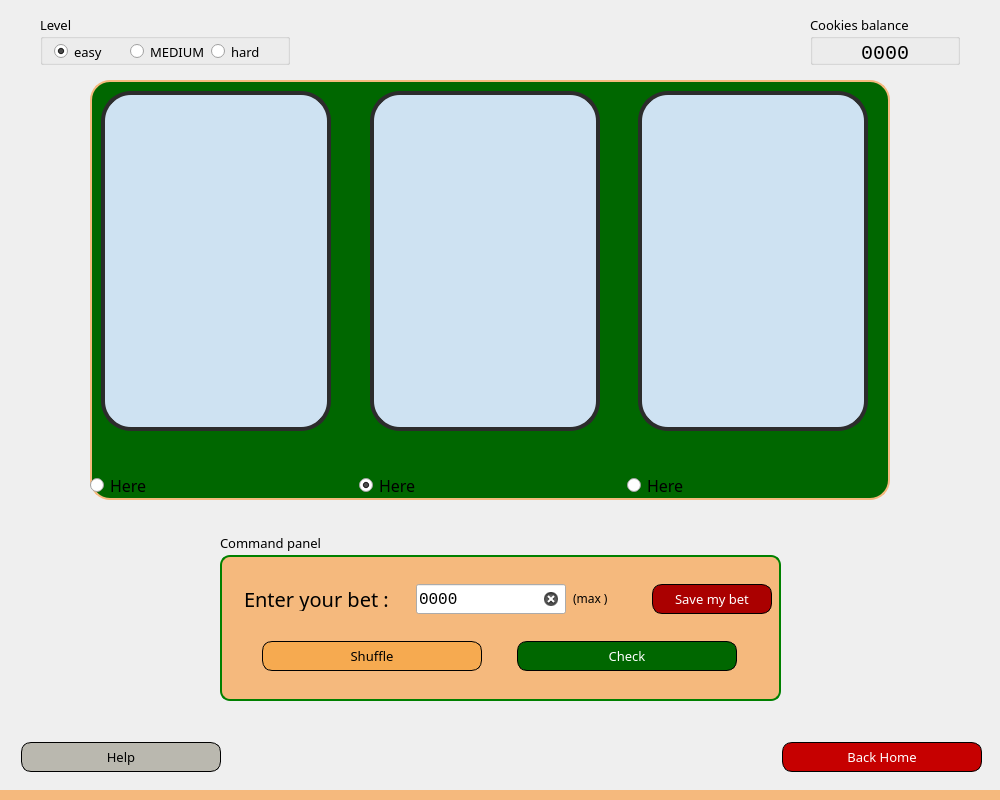
<?xml version="1.0" encoding="UTF-8"?>
<ui version="4.0">
 <class>FindTheCookie</class>
 <widget class="QDialog" name="FindTheCookie">
  <property name="geometry">
   <rect>
    <x>0</x>
    <y>0</y>
    <width>1000</width>
    <height>800</height>
   </rect>
  </property>
  <property name="windowTitle">
   <string>Dialog</string>
  </property>
  <widget class="QWidget" name="widget" native="true">
   <property name="geometry">
    <rect>
     <x>90</x>
     <y>80</y>
     <width>800</width>
     <height>420</height>
    </rect>
   </property>
   <property name="minimumSize">
    <size>
     <width>800</width>
     <height>420</height>
    </size>
   </property>
   <property name="maximumSize">
    <size>
     <width>800</width>
     <height>420</height>
    </size>
   </property>
   <property name="styleSheet">
    <string notr="true">QWidget#widget{
	background:rgb(0, 103, 0);
	border: 2px solid  rgb(245, 185, 125);
	border-radius: 20px;
}
</string>
   </property>
   <layout class="QVBoxLayout" name="verticalLayout_2">
    <item>
     <layout class="QGridLayout" name="gridLayout">
      <property name="sizeConstraint">
       <enum>QLayout::SetMaximumSize</enum>
      </property>
      <item row="0" column="0">
       <widget class="QWidget" name="W_cookie_crumbs_1" native="true">
        <property name="styleSheet">
         <string notr="true"/>
        </property>
        <widget class="QLabel" name="L_PX_cookie_crumbs_1">
         <property name="geometry">
          <rect>
           <x>11</x>
           <y>11</y>
           <width>230</width>
           <height>340</height>
          </rect>
         </property>
         <property name="minimumSize">
          <size>
           <width>230</width>
           <height>340</height>
          </size>
         </property>
         <property name="maximumSize">
          <size>
           <width>230</width>
           <height>340</height>
          </size>
         </property>
         <property name="styleSheet">
          <string notr="true">QLabel{
	border: 4px solid rgb(44, 44, 44);
	border-radius : 30px;
    background : rgb(206, 226, 242);
}
</string>
         </property>
         <property name="text">
          <string/>
         </property>
         <property name="pixmap">
          <pixmap resource="images.qrc">:/images/images/cookie_crumbs.png</pixmap>
         </property>
         <property name="alignment">
          <set>Qt::AlignCenter</set>
         </property>
        </widget>
       </widget>
      </item>
      <item row="1" column="0">
       <widget class="QRadioButton" name="RB_pos1">
        <property name="font">
         <font>
          <family>Javatages</family>
          <pointsize>12</pointsize>
         </font>
        </property>
        <property name="cursor">
         <cursorShape>PointingHandCursor</cursorShape>
        </property>
        <property name="text">
         <string>Here</string>
        </property>
        <property name="icon">
         <iconset>
          <normalon>:/images/images/search.png</normalon>
         </iconset>
        </property>
        <property name="checked">
         <bool>false</bool>
        </property>
       </widget>
      </item>
      <item row="1" column="1">
       <widget class="QRadioButton" name="RB_pos2">
        <property name="font">
         <font>
          <family>Javatages</family>
          <pointsize>12</pointsize>
         </font>
        </property>
        <property name="cursor">
         <cursorShape>PointingHandCursor</cursorShape>
        </property>
        <property name="text">
         <string>Here</string>
        </property>
        <property name="icon">
         <iconset>
          <normalon>:/images/images/search.png</normalon>
         </iconset>
        </property>
        <property name="checked">
         <bool>true</bool>
        </property>
       </widget>
      </item>
      <item row="1" column="2">
       <widget class="QRadioButton" name="RB_pos3">
        <property name="font">
         <font>
          <family>Javatages</family>
          <pointsize>12</pointsize>
         </font>
        </property>
        <property name="cursor">
         <cursorShape>PointingHandCursor</cursorShape>
        </property>
        <property name="text">
         <string>Here</string>
        </property>
        <property name="icon">
         <iconset>
          <normalon>:/images/images/search.png</normalon>
         </iconset>
        </property>
       </widget>
      </item>
      <item row="0" column="1">
       <widget class="QWidget" name="W_cookie" native="true">
        <property name="styleSheet">
         <string notr="true"/>
        </property>
        <widget class="QLabel" name="L_PX_cookie">
         <property name="geometry">
          <rect>
           <x>11</x>
           <y>11</y>
           <width>230</width>
           <height>340</height>
          </rect>
         </property>
         <property name="minimumSize">
          <size>
           <width>230</width>
           <height>340</height>
          </size>
         </property>
         <property name="maximumSize">
          <size>
           <width>230</width>
           <height>340</height>
          </size>
         </property>
         <property name="styleSheet">
          <string notr="true">QLabel{
    border: 4px solid rgb(44, 44, 44);
	border-radius : 30px;
    background : rgb(206, 226, 242);
}</string>
         </property>
         <property name="text">
          <string/>
         </property>
         <property name="pixmap">
          <pixmap resource="images.qrc">:/images/images/cookie_game_ftc.png</pixmap>
         </property>
         <property name="scaledContents">
          <bool>false</bool>
         </property>
         <property name="alignment">
          <set>Qt::AlignCenter</set>
         </property>
        </widget>
       </widget>
      </item>
      <item row="0" column="2">
       <widget class="QWidget" name="W_cookie_crumbs_2" native="true">
        <property name="styleSheet">
         <string notr="true"/>
        </property>
        <widget class="QLabel" name="L_PX_cookie_crumbs_2">
         <property name="geometry">
          <rect>
           <x>11</x>
           <y>11</y>
           <width>230</width>
           <height>340</height>
          </rect>
         </property>
         <property name="minimumSize">
          <size>
           <width>230</width>
           <height>340</height>
          </size>
         </property>
         <property name="maximumSize">
          <size>
           <width>230</width>
           <height>340</height>
          </size>
         </property>
         <property name="styleSheet">
          <string notr="true">QLabel{
    border: 4px solid rgb(44, 44, 44);
	border-radius : 30px;
    background : rgb(206, 226, 242);
}
</string>
         </property>
         <property name="text">
          <string/>
         </property>
         <property name="pixmap">
          <pixmap resource="images.qrc">:/images/images/cookie_crumbs.png</pixmap>
         </property>
         <property name="alignment">
          <set>Qt::AlignCenter</set>
         </property>
        </widget>
       </widget>
      </item>
     </layout>
    </item>
   </layout>
  </widget>
  <widget class="QWidget" name="horizontalLayoutWidget">
   <property name="geometry">
    <rect>
     <x>21</x>
     <y>737</y>
     <width>961</width>
     <height>41</height>
    </rect>
   </property>
   <layout class="QHBoxLayout" name="horizontalLayout">
    <item>
     <widget class="QPushButton" name="PB_help_FTC">
      <property name="minimumSize">
       <size>
        <width>200</width>
        <height>30</height>
       </size>
      </property>
      <property name="maximumSize">
       <size>
        <width>200</width>
        <height>30</height>
       </size>
      </property>
      <property name="font">
       <font>
        <family>American Signs</family>
        <pointsize>10</pointsize>
       </font>
      </property>
      <property name="cursor">
       <cursorShape>PointingHandCursor</cursorShape>
      </property>
      <property name="styleSheet">
       <string notr="true">QPushButton{
border: 1px solid black;
background : rgb(186, 184, 175);
border-radius: 10px;
}

QPushButton::hover{
background : rgb(216, 214, 203);
}</string>
      </property>
      <property name="text">
       <string>Help</string>
      </property>
     </widget>
    </item>
    <item>
     <spacer name="horizontalSpacer">
      <property name="orientation">
       <enum>Qt::Horizontal</enum>
      </property>
      <property name="sizeHint" stdset="0">
       <size>
        <width>40</width>
        <height>20</height>
       </size>
      </property>
     </spacer>
    </item>
    <item>
     <widget class="QPushButton" name="PB_return_home_FTC">
      <property name="enabled">
       <bool>true</bool>
      </property>
      <property name="minimumSize">
       <size>
        <width>200</width>
        <height>30</height>
       </size>
      </property>
      <property name="maximumSize">
       <size>
        <width>200</width>
        <height>30</height>
       </size>
      </property>
      <property name="font">
       <font>
        <family>American Signs</family>
        <pointsize>10</pointsize>
       </font>
      </property>
      <property name="cursor">
       <cursorShape>PointingHandCursor</cursorShape>
      </property>
      <property name="styleSheet">
       <string notr="true">QPushButton{
background : rgb(198, 0, 0);
color: white;
border:1px solid blaxk;
border-radius : 10px;
}

QPushButton::hover{
background : rgb(230, 0, 0);
}</string>
      </property>
      <property name="text">
       <string>Back Home</string>
      </property>
     </widget>
    </item>
   </layout>
  </widget>
  <widget class="QLabel" name="L_PX_search_FTC">
   <property name="geometry">
    <rect>
     <x>860</x>
     <y>450</y>
     <width>71</width>
     <height>71</height>
    </rect>
   </property>
   <property name="text">
    <string/>
   </property>
   <property name="pixmap">
    <pixmap resource="images.qrc">:/images/images/search.png</pixmap>
   </property>
   <property name="scaledContents">
    <bool>true</bool>
   </property>
  </widget>
  <widget class="QWidget" name="layoutWidget">
   <property name="geometry">
    <rect>
     <x>170</x>
     <y>530</y>
     <width>661</width>
     <height>221</height>
    </rect>
   </property>
   <layout class="QVBoxLayout" name="verticalLayout_4">
    <property name="spacing">
     <number>0</number>
    </property>
    <property name="leftMargin">
     <number>50</number>
    </property>
    <property name="rightMargin">
     <number>50</number>
    </property>
    <property name="bottomMargin">
     <number>50</number>
    </property>
    <item>
     <widget class="QLabel" name="L_command_panel_FTC">
      <property name="minimumSize">
       <size>
        <width>150</width>
        <height>25</height>
       </size>
      </property>
      <property name="maximumSize">
       <size>
        <width>150</width>
        <height>25</height>
       </size>
      </property>
      <property name="font">
       <font>
        <family>American Signs</family>
        <pointsize>10</pointsize>
       </font>
      </property>
      <property name="text">
       <string>Command panel</string>
      </property>
      <property name="margin">
       <number>0</number>
      </property>
     </widget>
    </item>
    <item>
     <widget class="QWidget" name="W_command_game_FTC" native="true">
      <property name="styleSheet">
       <string notr="true">QWidget#W_command_game_FTC{
background: rgb(245, 185, 125);
border: 2px solid green;
border-radius: 10px;
}</string>
      </property>
      <layout class="QVBoxLayout" name="verticalLayout">
       <property name="spacing">
        <number>7</number>
       </property>
       <item>
        <layout class="QHBoxLayout" name="horizontalLayout_5">
         <item>
          <widget class="QLabel" name="L_enter_bet">
           <property name="minimumSize">
            <size>
             <width>180</width>
             <height>25</height>
            </size>
           </property>
           <property name="maximumSize">
            <size>
             <width>180</width>
             <height>25</height>
            </size>
           </property>
           <property name="font">
            <font>
             <family>Javatages</family>
             <pointsize>15</pointsize>
            </font>
           </property>
           <property name="text">
            <string>Enter your bet : </string>
           </property>
           <property name="alignment">
            <set>Qt::AlignCenter</set>
           </property>
          </widget>
         </item>
         <item>
          <widget class="QLineEdit" name="LE_enter_bet">
           <property name="minimumSize">
            <size>
             <width>140</width>
             <height>30</height>
            </size>
           </property>
           <property name="maximumSize">
            <size>
             <width>150</width>
             <height>30</height>
            </size>
           </property>
           <property name="font">
            <font>
             <family>Consolas</family>
             <pointsize>12</pointsize>
            </font>
           </property>
           <property name="text">
            <string>0000</string>
           </property>
           <property name="maxLength">
            <number>4</number>
           </property>
           <property name="readOnly">
            <bool>false</bool>
           </property>
           <property name="clearButtonEnabled">
            <bool>true</bool>
           </property>
          </widget>
         </item>
         <item>
          <widget class="QLabel" name="L_max_bet">
           <property name="maximumSize">
            <size>
             <width>100</width>
             <height>25</height>
            </size>
           </property>
           <property name="font">
            <font>
             <family>Javatages</family>
             <pointsize>9</pointsize>
            </font>
           </property>
           <property name="text">
            <string>(max )</string>
           </property>
          </widget>
         </item>
         <item>
          <widget class="QPushButton" name="PB_save_bet">
           <property name="minimumSize">
            <size>
             <width>120</width>
             <height>30</height>
            </size>
           </property>
           <property name="maximumSize">
            <size>
             <width>120</width>
             <height>30</height>
            </size>
           </property>
           <property name="font">
            <font>
             <family>American Signs</family>
             <pointsize>10</pointsize>
            </font>
           </property>
           <property name="cursor">
            <cursorShape>PointingHandCursor</cursorShape>
           </property>
           <property name="styleSheet">
            <string notr="true">QPushButton{
border : 1px solid black;
border-radius : 10px;
background : rgb(170, 0, 0);
color: white;
}

QPushButton::hover{
background : rgb(148, 0, 0)
}</string>
           </property>
           <property name="text">
            <string>Save my bet</string>
           </property>
          </widget>
         </item>
        </layout>
       </item>
       <item>
        <layout class="QHBoxLayout" name="horizontalLayout_4">
         <property name="leftMargin">
          <number>5</number>
         </property>
         <property name="rightMargin">
          <number>5</number>
         </property>
         <item>
          <widget class="QPushButton" name="PB_shuffle">
           <property name="minimumSize">
            <size>
             <width>220</width>
             <height>30</height>
            </size>
           </property>
           <property name="maximumSize">
            <size>
             <width>220</width>
             <height>30</height>
            </size>
           </property>
           <property name="font">
            <font>
             <family>American Signs</family>
             <pointsize>10</pointsize>
            </font>
           </property>
           <property name="cursor">
            <cursorShape>PointingHandCursor</cursorShape>
           </property>
           <property name="styleSheet">
            <string notr="true">QPushButton{
background :  rgb(246, 170, 80);
border:1px solid black;
border-radius : 10px;
color:black;
}

QPushButton::hover
{
background  : rgb(253, 253, 0);
}
</string>
           </property>
           <property name="text">
            <string>Shuffle</string>
           </property>
          </widget>
         </item>
         <item>
          <widget class="QPushButton" name="PB_check">
           <property name="minimumSize">
            <size>
             <width>220</width>
             <height>30</height>
            </size>
           </property>
           <property name="maximumSize">
            <size>
             <width>220</width>
             <height>30</height>
            </size>
           </property>
           <property name="font">
            <font>
             <family>American Signs</family>
             <pointsize>10</pointsize>
            </font>
           </property>
           <property name="cursor">
            <cursorShape>PointingHandCursor</cursorShape>
           </property>
           <property name="styleSheet">
            <string notr="true">QPushButton{
background : rgb(0, 103, 0);
color: white;
border:1px solid black;
border-radius : 10px;
}

QPushButton::hover{
background : rgb(0, 71, 0);
}</string>
           </property>
           <property name="text">
            <string>Check</string>
           </property>
          </widget>
         </item>
        </layout>
       </item>
      </layout>
     </widget>
    </item>
   </layout>
  </widget>
  <widget class="QWidget" name="layoutWidget">
   <property name="geometry">
    <rect>
     <x>10</x>
     <y>10</y>
     <width>981</width>
     <height>61</height>
    </rect>
   </property>
   <layout class="QHBoxLayout" name="horizontalLayout_3">
    <property name="spacing">
     <number>0</number>
    </property>
    <item>
     <spacer name="horizontalSpacer_3">
      <property name="orientation">
       <enum>Qt::Horizontal</enum>
      </property>
      <property name="sizeType">
       <enum>QSizePolicy::Fixed</enum>
      </property>
      <property name="sizeHint" stdset="0">
       <size>
        <width>10</width>
        <height>20</height>
       </size>
      </property>
     </spacer>
    </item>
    <item>
     <widget class="QGroupBox" name="groupBox_2">
      <property name="maximumSize">
       <size>
        <width>250</width>
        <height>50</height>
       </size>
      </property>
      <property name="sizeIncrement">
       <size>
        <width>150</width>
        <height>50</height>
       </size>
      </property>
      <property name="font">
       <font>
        <family>American Signs</family>
        <pointsize>10</pointsize>
       </font>
      </property>
      <property name="title">
       <string>Level</string>
      </property>
      <layout class="QVBoxLayout" name="verticalLayout_5">
       <property name="spacing">
        <number>0</number>
       </property>
       <property name="leftMargin">
        <number>0</number>
       </property>
       <property name="topMargin">
        <number>0</number>
       </property>
       <property name="rightMargin">
        <number>0</number>
       </property>
       <property name="bottomMargin">
        <number>0</number>
       </property>
       <item>
        <layout class="QHBoxLayout" name="horizontalLayout_2">
         <property name="spacing">
          <number>0</number>
         </property>
         <property name="leftMargin">
          <number>10</number>
         </property>
         <item>
          <widget class="QRadioButton" name="RB_level_easy">
           <property name="minimumSize">
            <size>
             <width>75</width>
             <height>25</height>
            </size>
           </property>
           <property name="maximumSize">
            <size>
             <width>75</width>
             <height>25</height>
            </size>
           </property>
           <property name="font">
            <font>
             <family>Javatages</family>
             <pointsize>10</pointsize>
            </font>
           </property>
           <property name="cursor">
            <cursorShape>PointingHandCursor</cursorShape>
           </property>
           <property name="text">
            <string>easy</string>
           </property>
           <property name="checked">
            <bool>true</bool>
           </property>
          </widget>
         </item>
         <item>
          <widget class="QRadioButton" name="RB_level_medium">
           <property name="minimumSize">
            <size>
             <width>80</width>
             <height>25</height>
            </size>
           </property>
           <property name="maximumSize">
            <size>
             <width>80</width>
             <height>25</height>
            </size>
           </property>
           <property name="font">
            <font>
             <family>Javatages</family>
             <pointsize>10</pointsize>
            </font>
           </property>
           <property name="cursor">
            <cursorShape>PointingHandCursor</cursorShape>
           </property>
           <property name="text">
            <string>MEDIUM</string>
           </property>
          </widget>
         </item>
         <item>
          <widget class="QRadioButton" name="RB_level_hard">
           <property name="minimumSize">
            <size>
             <width>75</width>
             <height>25</height>
            </size>
           </property>
           <property name="maximumSize">
            <size>
             <width>75</width>
             <height>25</height>
            </size>
           </property>
           <property name="font">
            <font>
             <family>Javatages</family>
             <pointsize>10</pointsize>
            </font>
           </property>
           <property name="cursor">
            <cursorShape>PointingHandCursor</cursorShape>
           </property>
           <property name="text">
            <string>hard</string>
           </property>
          </widget>
         </item>
        </layout>
       </item>
      </layout>
     </widget>
    </item>
    <item>
     <spacer name="horizontalSpacer_2">
      <property name="orientation">
       <enum>Qt::Horizontal</enum>
      </property>
      <property name="sizeType">
       <enum>QSizePolicy::Fixed</enum>
      </property>
      <property name="sizeHint" stdset="0">
       <size>
        <width>500</width>
        <height>20</height>
       </size>
      </property>
     </spacer>
    </item>
    <item>
     <widget class="QGroupBox" name="groupBox">
      <property name="minimumSize">
       <size>
        <width>150</width>
        <height>50</height>
       </size>
      </property>
      <property name="maximumSize">
       <size>
        <width>150</width>
        <height>50</height>
       </size>
      </property>
      <property name="font">
       <font>
        <family>American Signs</family>
        <pointsize>10</pointsize>
       </font>
      </property>
      <property name="title">
       <string>Cookies balance</string>
      </property>
      <layout class="QVBoxLayout" name="verticalLayout_3">
       <property name="leftMargin">
        <number>2</number>
       </property>
       <property name="topMargin">
        <number>2</number>
       </property>
       <property name="rightMargin">
        <number>2</number>
       </property>
       <property name="bottomMargin">
        <number>2</number>
       </property>
       <item>
        <widget class="QLabel" name="L_cookie_balance_FTC">
         <property name="minimumSize">
          <size>
           <width>0</width>
           <height>25</height>
          </size>
         </property>
         <property name="maximumSize">
          <size>
           <width>16777215</width>
           <height>25</height>
          </size>
         </property>
         <property name="font">
          <font>
           <family>Consolas</family>
           <pointsize>15</pointsize>
          </font>
         </property>
         <property name="text">
          <string>0000</string>
         </property>
         <property name="alignment">
          <set>Qt::AlignCenter</set>
         </property>
         <property name="margin">
          <number>0</number>
         </property>
        </widget>
       </item>
      </layout>
     </widget>
    </item>
    <item>
     <spacer name="horizontalSpacer_4">
      <property name="orientation">
       <enum>Qt::Horizontal</enum>
      </property>
      <property name="sizeType">
       <enum>QSizePolicy::Fixed</enum>
      </property>
      <property name="sizeHint" stdset="0">
       <size>
        <width>10</width>
        <height>20</height>
       </size>
      </property>
     </spacer>
    </item>
   </layout>
  </widget>
  <widget class="QWidget" name="W_status_bar_FTC" native="true">
   <property name="geometry">
    <rect>
     <x>-10</x>
     <y>790</y>
     <width>1021</width>
     <height>20</height>
    </rect>
   </property>
   <property name="styleSheet">
    <string notr="true">background:rgb(245, 185, 125);</string>
   </property>
  </widget>
 </widget>
 <resources>
  <include location="images.qrc"/>
 </resources>
 <connections/>
</ui>
